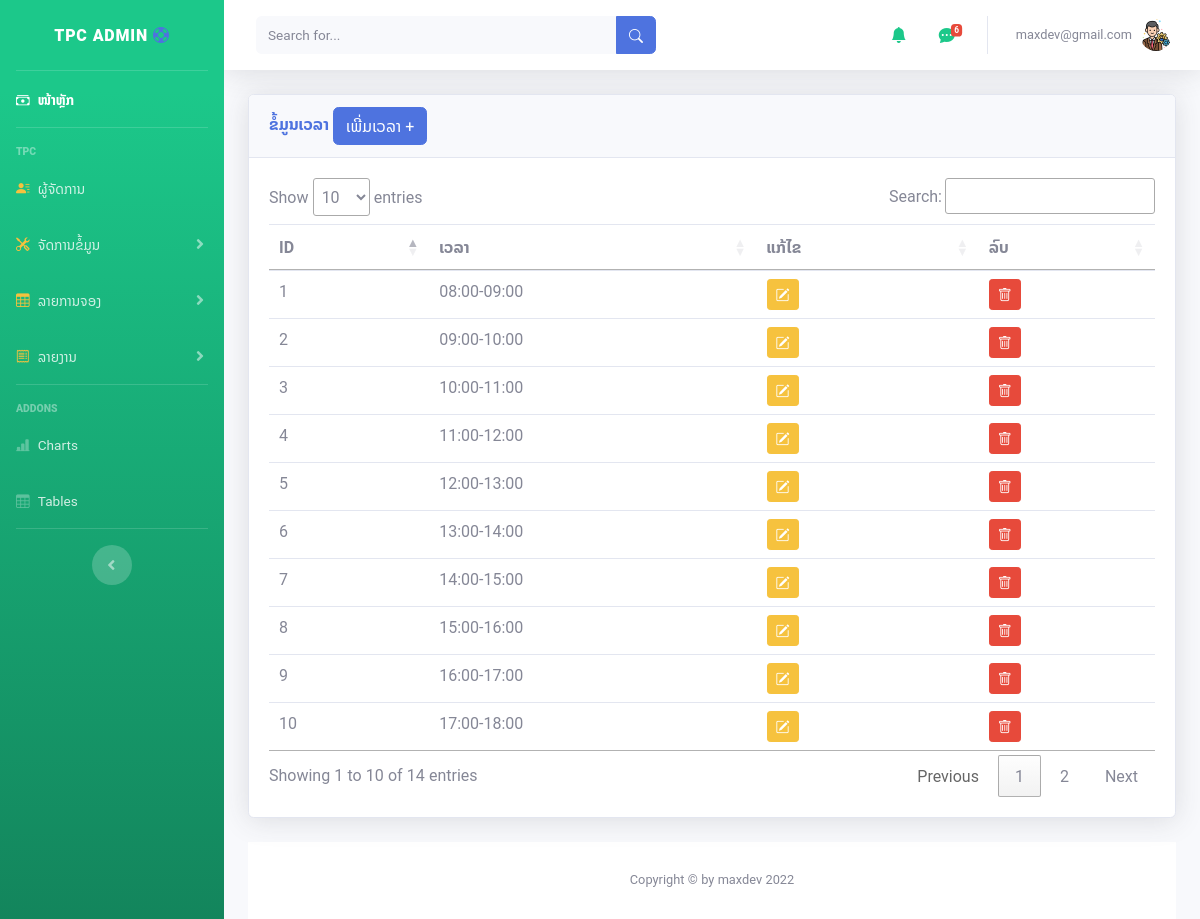
Screenshot of /admin/time.php (signed in) with the database file from the repository.
### tables this page shows
CREATE TABLE `time` (
  `time_id` int(10) NOT NULL,
  `time` varchar(30) NOT NULL,
  `date_save` timestamp NOT NULL DEFAULT current_timestamp() ON UPDATE current_timestamp()
);

### admin/time.php (the view, shortened to what this page needs)
<?php
include('includes/header.php');
include('includes/navbar.php');
?>
<div class="container-fluid">
  <div class="card shadow mb-4">
    <div class="card-header py3">
      <h6 class="m-0 font-weight-bold text-primary">ຂໍ້ມູນເວລາ
        <button type="button" class="btn btn-primary" data-toggle="modal" data-target="#addadminprofile">
          ເພີ່ມເວລາ +
        </button>
      </h6>
    </div>
    <div class="card-body">
      <div class="table-responsive">
        <?php
        include('database/dbconfig.php');
        $query = "SELECT * FROM time";
        $query_run = mysqli_query($connection, $query);
        ?>
        <table class="table " id="dataTable" width="100%" cellspacing="0">
          <thead>
            <tr>
              <th> ID </th>
              <th> ເວລາ </th>
              <th>ແກ້ໄຂ</th>
              <th>ລົບ</th>
            </tr>
          </thead>
          <tbody>
            <?php
            if (mysqli_num_rows($query_run) > 0) {
              while ($row = mysqli_fetch_assoc($query_run)) {
            ?>
                <tr>
                  <td><?php echo $row['time_id']; ?></td>
                  <td><?php echo $row['time']; ?></td>
                  <td>
                    <form action="time_edit.php" method="post">
                      <button type="submit" name="edit_btn" class="btn btn-warning btn-sm"><i class="bi bi-pencil-square">
                        </i></button>
                    </form>
                  </td>
                  <td>
                    <form action="time_db.php" method="post">
                      <button type="submit" name="delete_btn" class="btn btn-danger btn-sm" onclick="return confirm('ຍຶນຍັນການລົບ')"><i class="bi bi-trash"></i></button>
                    </form>
                  </td>
                </tr>
            <?php
              }
            } else {
              echo "No Record Found";
            }
            ?>
          </tbody>
        </table>
      </div>
    </div>
  </div>
  <?php include('includes/script.php');
  include('includes/footer.php');
  ?>

### rows the page displays
time: time_id "1", time "08:00-09:00"
time: time_id "2", time "09:00-10:00"
time: time_id "3", time "10:00-11:00"
time: time_id "4", time "11:00-12:00"
time: time_id "5", time "12:00-13:00"
time: time_id "6", time "13:00-14:00"
time: time_id "7", time "14:00-15:00"
time: time_id "8", time "15:00-16:00"
time: time_id "9", time "16:00-17:00"
time: time_id "10", time "17:00-18:00"

### other values shown
$count "6"
$_SESSION['name'] "maxdev@gmail.com"
